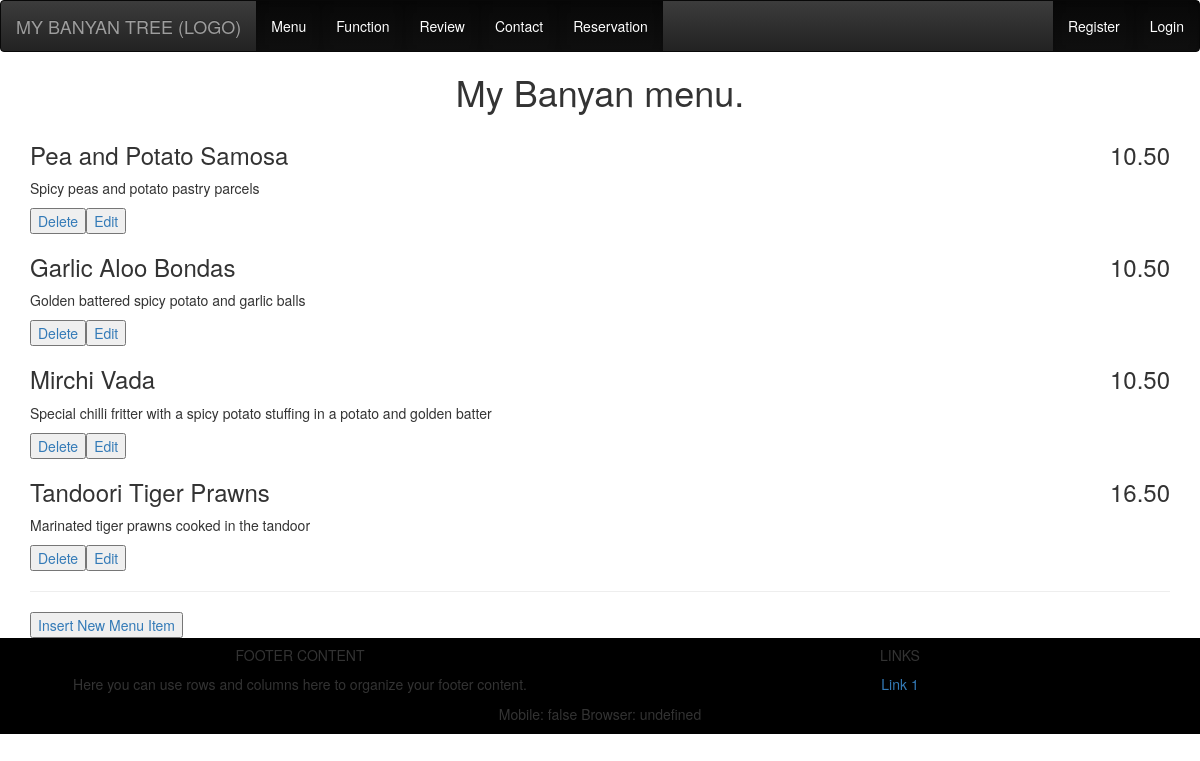
The page /admin/menuitem_manage.php on the database as committed earlier.
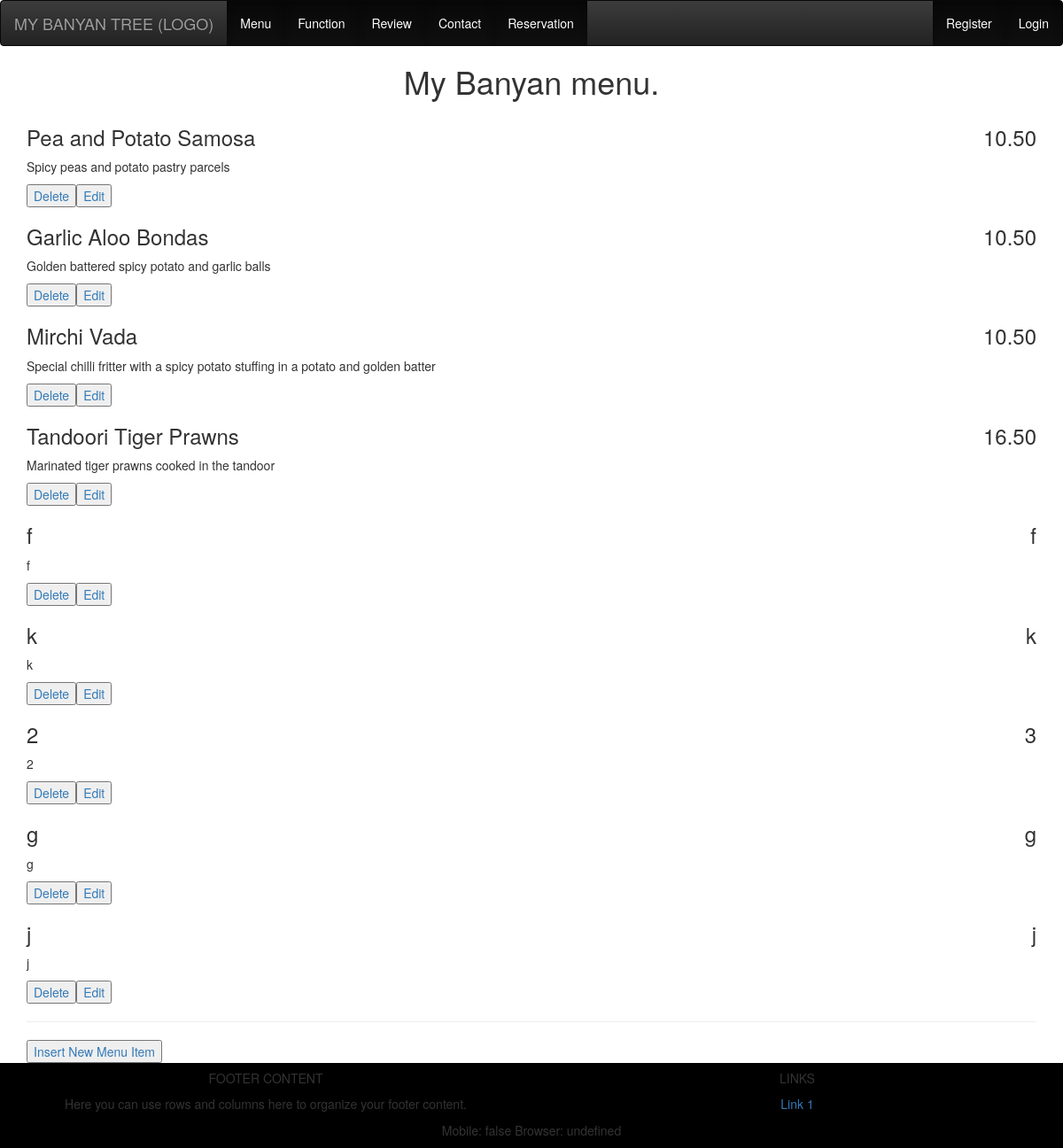
The same page on the database as committed later.
### tables this page shows
CREATE TABLE `menu` (
  `dishID` int(10) NOT NULL,
  `dishtitle` varchar(30) NOT NULL,
  `dishdescription` text NOT NULL,
  `dishprice` varchar(6) NOT NULL
);

### admin/menuitem_manage.php (the view, shortened to what this page needs)
<head>
	<link href="../view/css/stylesheet.css" rel="stylesheet" type="text/css">
</head>
<body>
	<?php  include('../view/pages/navigationbar.php');?>
	<div class="menuitem_view">
		<h1 style="text-align: center;"> My Banyan menu.</h1>
		<div class="container">
			<?php
			include( '../model/dbconnection.php' );
			$contentquery = "SELECT * FROM menu";
			$stmt = $conn->prepare( $contentquery );
			$stmt->execute();
			$staticresult = $stmt->fetchAll( PDO::FETCH_ASSOC );
			foreach ( $staticresult as $row ) {
				echo '<h3><span>', $row[ 'dishtitle' ], '</span>';
				echo '<span style="float: right;">', $row[ 'dishprice' ], '</span></h3>';
				echo '<p>', $row[ 'dishdescription' ], '</p>';
				echo '<a href="menuitem_manage_delete.php?id=' . $row[ 'dishID' ] . '" class="deletebutton"><button type="btn">Delete</button></a>';
				echo '<a href="menuitem_manage_editform.php?id=' . $row[ 'dishID' ] . '" class="editbutton"><button type="btn">Edit</button></a>';
			}
			?>
			<hr>
			<a href="menuitem_manage_insertform.php" class="insertbutton"><button type="btn">Insert New Menu Item</button></a>
		</div>
	</div>
	<?php include('../view/pages/footer.php');?>
</body>

### view/pages/navigationbar.php (shortened to what this page needs)
<!doctype html>
<?php
if ( !isset( $_SESSION[ 'user_type' ] ) || ( $_SESSION[ 'user_type' ] == 'anon' || $_SESSION[ 'user_type' ] == 'member' ) ) {
	$indexLink = 'index.php';
} else if ( $_SESSION[ 'user_type' ] == 'admin' ) {
	$indexLink = 'index_admin.php';
} else {
	$indexLink = 'index_manager.php';
}
?>
<?php include('header.php');?>
<body>
	<nav class="navbar navbar-inverse">
		<div class="container-fluid">
			<div class="navbar-header">
				<a class="navbar-brand" href=<?php echo $indexLink; ?>>MY BANYAN TREE (LOGO)</a>
			</div>
			<?php
			if (!isset($_SESSION['user_type']) || ($_SESSION['user_type'] == 'anon' || $_SESSION['user_type'] == 'member'))  {
			echo '<ul class="nav navbar-nav">
				<li class="active"><a href="menu.php">Menu</a>
				</li>
				<li class="active"><a href="function.php">Function</a>
				</li>
				<li class="active"><a href="review.php">Review</a>
				</li>
				<li class="active"><a href="contact.php">Contact</a>
				</li>
				<li class="active"><a href="reservation.php">Reservation</a>
				</li>
			</ul>';
			} else if ($_SESSION['user_type'] == 'manager') {
					echo '<ul class="nav navbar-nav">
				<li class="active"><a href="reservation_manage.php">Reservation Manage</a>
				</li>
			</ul>';
			} else if ($_SESSION['user_type'] == 'admin') {
				echo '<ul class="nav navbar-nav">
				<li class="active"><a href="function_manage.php">Function Manage</a>
				</li>
				<li class="active"><a href="menuitem_manage.php">Menuitem Manage</a>
				</li>
				<li class="active"><a href="user_manage.php">User Manage</a>
				</li>
				<li class="active"><a href="review_manage.php">Review Manage</a>
				</li>
			</ul>';
			}
			?>
			<ul class="nav navbar-nav navbar-right" style="align-content: center padding:10%" ;>
				<?php
				if ( !isset( $_SESSION[ 'user_type' ] ) || $_SESSION[ 'user_type' ] == 'anon' ) {
					echo '<li class="active"><a href="register.php">Register</a> </li>
							<li class="active"><a href="login.php">Login</a> </li>';
				}
				?>
			</ul>
		</div>
	</nav>

### view/pages/header.php (shortened to what this page needs)
<html>
<head>
	<link href="../css/stylesheet.css" rel="stylesheet" type="text/css">
	<link href="../css/loader.css" rel="stylesheet" type="text/css">
	<link rel="stylesheet" href="https://maxcdn.bootstrapcdn.com/bootstrap/3.3.7/css/bootstrap.min.css">
	<link rel="stylesheet" href="//maxcdn.bootstrapcdn.com/bootstrap/3.2.0/css/bootstrap-theme.min.css" type="text/css">
	<link rel="stylesheet" href="//cdnjs.cloudflare.com/ajax/libs/jquery.bootstrapvalidator/0.5.0/css/bootstrapValidator.min.css" type="text/css">
</head>

### view/pages/footer.php (shortened to what this page needs)
<footer class="page-footer font-small blue pt-4 mt-4">
	<div class="container-fluid text-center text-md-left" style="background-color: black;colour:white;">
		<div class="row">
			<div class="col-md-6">
				<h5 class="text-uppercase">Footer Content</h5>
				<p>Here you can use rows and columns here to organize your footer content.</p>
			</div>
			<div class="col-md-6">
				<h5 class="text-uppercase">Links</h5>
				<ul class="list-unstyled">
					<li>
						<a href="#!">Link 1</a>
					</li>
			</div><br><br>
		</div>
			<p id="browserTest">Browser Test</p>
	</div>
</footer>

Rows that differ between the two databases and show on the page:
added menu: dishtitle "f", dishprice "f", dishdescription "f"
added menu: dishtitle "k", dishprice "k", dishdescription "k"
added menu: dishtitle "2", dishprice "3", dishdescription "2"
added menu: dishtitle "g", dishprice "g", dishdescription "g"
added menu: dishtitle "j", dishprice "j", dishdescription "j"
